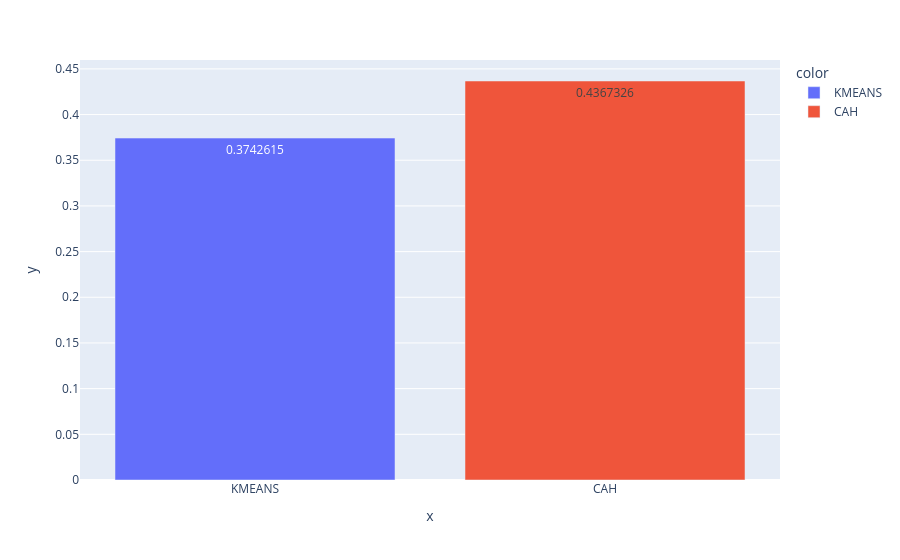

Notebook source saved alongside this figure:
### Code cell
# Diagrammes en barre des silhouettes
Model_Names = ['KMEANS', 'CAH']
sil = [sil_kmeans, sil_cah]
fig = px.bar(x= Model_Names, y = sil, color = Model_Names, text_auto = True)
fig.show()

### Figure 1 — Plotly figure (JSON) as saved in the notebook; plotly's stock layout.template omitted (floating-point values rounded to 4 significant figures)
{"data": [{"hovertemplate": "color=KMEANS<br>x=%{x}<br>y=%{y}<extra></extra>", "legendgroup": "KMEANS", "marker": {"color": "#636efa", "pattern": {"shape": ""}}, "name": "KMEANS", "orientation": "v", "showlegend": true, "textposition": "auto", "texttemplate": "%{y}", "type": "bar", "x": ["KMEANS"], "xaxis": "x", "y": [0.3743], "yaxis": "y"}, {"hovertemplate": "color=CAH<br>x=%{x}<br>y=%{y}<extra></extra>", "legendgroup": "CAH", "marker": {"color": "#EF553B", "pattern": {"shape": ""}}, "name": "CAH", "orientation": "v", "showlegend": true, "textposition": "auto", "texttemplate": "%{y}", "type": "bar", "x": ["CAH"], "xaxis": "x", "y": [0.4367], "yaxis": "y"}], "layout": {"barmode": "relative", "legend": {"title": {"text": "color"}, "tracegroupgap": 0}, "margin": {"t": 60}, "xaxis": {"anchor": "y", "domain": [0, 1], "title": {"text": "x"}}, "yaxis": {"anchor": "x", "domain": [0, 1], "title": {"text": "y"}}}}
